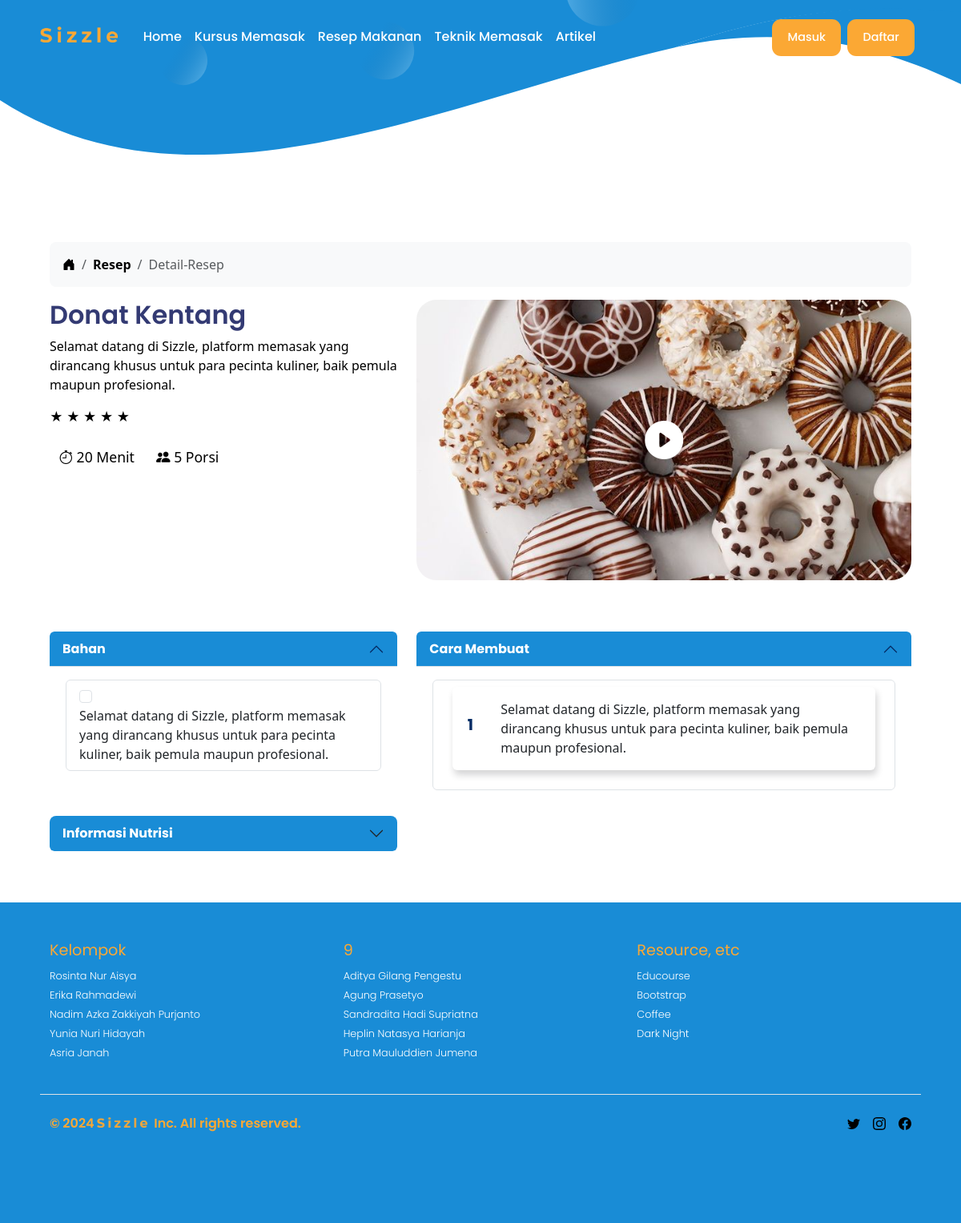
Screenshot of /resep/7/ with the database file from the repository.
### app/models.py (models this page shows, shortened)
class Resep(models.Model):
    id_resep = models.AutoField(primary_key=True)
    nama_resep = models.CharField(max_length=50, unique=True)
    rating = models.DecimalField(max_digits=3, decimal_places=2, default=0.00)
    durasi = models.IntegerField(default=0)
    porsi = models.IntegerField(default=0)
    gambar_resep = models.ImageField(upload_to='images/resep/', null=True, blank=True)
    definisi = models.TextField(null=True, blank=True)
    bahan = models.TextField(null=True, blank=True)
    informasi_nutrisi = models.TextField(null=True, blank=True)
    cara_membuat = models.TextField(null=True, blank=True)
    kategori_resep = models.ForeignKey('KategoriResep', on_delete=models.CASCADE, related_name='reseps', default=1)

### app/views.py (the view)
# urls.py: path('resep/<int:id_resep>/', views.detail_resep, name='detail_resep'),
def detail_resep(request, id_resep):
    resep = get_object_or_404(Resep, id_resep=id_resep)
    bahan_list = resep.bahan.split('\n')
    langkah_cara_membuat = resep.cara_membuat.split('\n')
    return render(request, 'detail_resep.html', {
        'resep': resep,
        'bahan_list': bahan_list,
        'informasi_nutrisi': resep.informasi_nutrisi,
        'langkah_cara_membuat': langkah_cara_membuat
    })

### app/models.py (called while the page is built)
    def __str__(self):
        return self.kategori_resep

### app/templatetags/custom_filters.py (called while the page is built)
@register.filter(name='concat_slug')
def concat_slug(value, arg):
    slug = arg.lower().replace(' ', '-')
    return f"{value}-{slug}"

### templates/detail_resep.html (shortened to what this page needs)
<!DOCTYPE html>
{% extends 'base.html' %}
{% load static %}
{% load custom_filters %}
{% block body_block %}
<div class="container mb-5">
  <nav aria-label="breadcrumb">
    <ol class="breadcrumb breadcrumb-chevron p-3 bg-body-tertiary rounded-3">
      <li class="breadcrumb-item">
        <a class="link-body-emphasis" href="#">
          <i class="bi bi-house-door-fill"></i>
        </a>
      </li>
      <li class="breadcrumb-item">
        <a class="link-body-emphasis fw-semibold text-decoration-none" href="#">Resep</a>
      </li>
      <li class="breadcrumb-item active" aria-current="page">
        Detail-Resep
      </li>
    </ol>
  </nav>
  <div class="row text-body-emphasis">
    <div class="col-lg-5 themed-grid-col">
      <h2>{{ resep.nama_resep }}</h2>
      <p class="fs-6 fw-light lh-base">
        {{ resep.definisi }}
      </p>
      <div class="rating">
        {% for i in "12345" %}
        {% if forloop.counter <= resep.rating|floatformat %} <span class="star text-warning">&#9733;</span>
          {% else %}
          <span class="star">&#9733;</span>
          {% endif %}
          {% endfor %}
      </div><br>
      <span class="badge text-body-emphasis fw-normal rounded-pill bi bi-stopwatch" style="font-size: 1.1rem;">
        {{ resep.durasi }} Menit
      </span>
      <span class="badge text-body-emphasis fw-normal rounded-pill bi bi-people-fill" style="font-size: 1.1rem;">
        {{ resep.porsi }} Porsi
      </span>
    </div>
    <div class="col-lg-7 themed-grid-col mb-5">
      <div class="position-relative">
        {% if resep.gambar_resep %}
        <img src="{{ resep.gambar_resep.url }}" alt="{{ resep.nama_resep }}" class="img-fluid rounded-4"
          style="width: 100%; height: 350px; object-fit: cover;">
        {% else %}
        <img src="{% static 'images/sizzle-logo.svg' %}" alt="Default Image" class="img-fluid">
        {% endif %}
        <i class="bi bi-play-circle-fill position-absolute top-50 start-50 translate-middle text-white"
          style="font-size: 3rem"></i>
      </div>
    </div>
  </div>
  <div class="row text-body-emphasis mt-3">
    <div class="col-md-5 themed-grid-col">
      <div class="accordion">
        <div class="accordion-item">
          <h2 class="accordion-header">
            <button class="accordion-button" type="button" data-bs-toggle="collapse" data-bs-target="#collapseOne"
              aria-expanded="true" aria-controls="collapseOne">
              Bahan
            </button>
          </h2>
          <div id="collapseOne" class="accordion-collapse collapse show" data-bs-parent="bahan">
            <div class="accordion-body">
              {% for bahan in bahan_list %}
              <ul class="list-group">
                <li class="list-group-item">
                  <input class="form-check-input me-1" type="checkbox"
                    id="bahan{{ forloop.parentloop.counter }}{{ forloop.counter }}">
                  <label class="form-check-label stretched-link"
                    for="bahan{{ forloop.parentloop.counter }}{{ forloop.counter }}">
                    {{ bahan }}
                  </label>
                </li>
              </ul>
              <br>
              {% endfor %}
            </div>
          </div>
        </div>
        <div class="accordion-item">
          <h2 class="accordion-header">
            <button class="accordion-button collapsed" type="button" data-bs-toggle="collapse"
              data-bs-target="#collapseTwo" aria-expanded="false" aria-controls="collapseTwo">
              Informasi Nutrisi
            </button>
          </h2>
        </div>
      </div>
    </div>
    <div class="col-md-7 themed-grid-col">
      <div class="accordion">
        <div class="accordion-item">
          <h2 class="accordion-header">
            <button class="accordion-button" type="button" data-bs-toggle="collapse" data-bs-target="#collapseThird"
              aria-expanded="true" aria-controls="collapseThird">
              Cara Membuat
            </button>
          </h2>
          <div id="collapseThird" class="accordion-collapse collapse show" data-bs-parent="#accordionExample">
            <div class="accordion-body">
              <ul class="list-group">
                {% for langkah in langkah_cara_membuat %}
                <li class="list-group-item">
                  <div class="card mb-3" style="max-width: 540px;">
                    <div class="row g-0">
                      <div class="col-md-1 text-center d-flex align-items-center justify-content-center">
                        <h5 class="fw-bold text-primary-emphasis">{{ forloop.counter }}</h5>
                      </div>
                      <div class="col-md-11">
                        <div class="card-body">
                          <p class="card-text">{{ langkah }}</p>
                        </div>
                      </div>
                    </div>
                  </div>
                </li>
                {% endfor %}
              </ul>
            </div>
          </div>
        </div>
      </div>
    </div>
  </div>
</div>
{% endblock %}

### static/css/base.css (style rules this page uses)
:root { scroll-behavior: smooth; }
.container { max-width: 1100px; padding-top: 10em; }

### static/css/custom.css (style rules this page uses)
:root { --Poppins: 'Poppins', sans-serif; }
h2 { font-family: var(--Poppins); font-weight: 600; font-size: 2rem; color: #333A73; }
h5 { font-family: var(--Poppins); font-weight: 400; font-size: 1.2rem; color: #fba834; }
.position-relative { overflow: hidden; border-radius: 25px; }
.position-relative img { height: 100%; width: 100%; width: 330px; height: 250px; overflow: hidden; object-fit: cover; transition: scale 400ms; }
.card { margin: 0 0.5em; box-shadow: 2px 6px 8px 0 rgba(22, 22, 26, 0.18); border: none; }
.bi-play-circle-fill { position: absolute; top: 50%; left: 50%; transform: translate(-50%, -50%); }
.accordion-button { background-color: #198CD6; color: #ffffff; border: none; font-size: 1.2rem; font-weight: bold; padding: 1rem; transition: background 0.3s ease; }
.accordion-button:not(.collapsed) { color: #ffffff; background-color: #198CD6; }
.accordion-item { border: none; margin-bottom: 1rem; border-radius: 0.5rem; overflow: hidden; }
.accordion-body p { margin-bottom: 0.5rem; }
.accordion .accordion-item .accordion-header .accordion-button { font-size: 1rem; background-color: #198CD6; padding: 0.75rem 1rem; }

### rows the page displays
Resep: nama_resep "Donat Kentang", definisi "Selamat datang di Sizzle, platform memasak yang dirancang khusus untuk para pecinta kuliner, baik pemula maupun profesional.", rating 5 (drawn), durasi "20", porsi "5", gambar_resep (picture), bahan_list "Selamat datang di Sizzle, platform memasak yang dirancang khusus untuk para pecinta kuliner, baik pemula maupun profesional.", langkah_cara_membuat "Selamat datang di Sizzle, platform memasak yang dirancang khusus untuk para pecinta kuliner, baik pemula maupun profesional."
